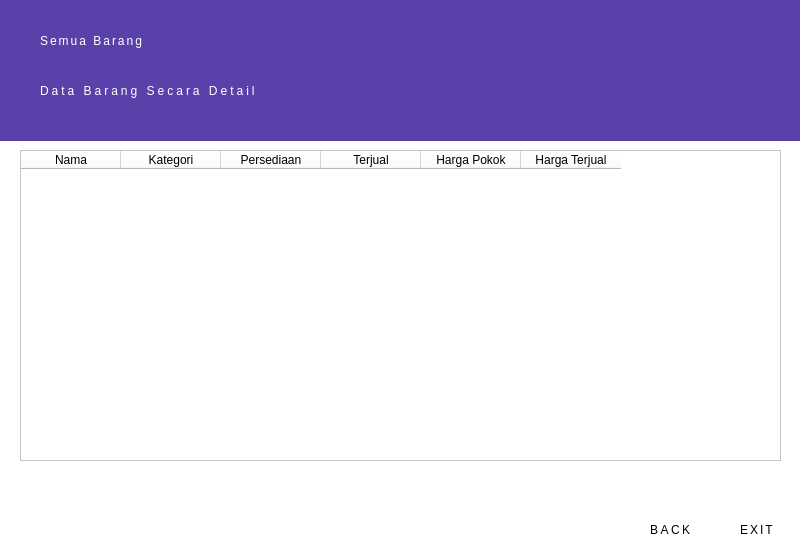
<?xml version="1.0" encoding="UTF-8"?>
<ui version="4.0">
 <class>Dialog</class>
 <widget class="QDialog" name="Dialog">
  <property name="geometry">
   <rect>
    <x>0</x>
    <y>0</y>
    <width>800</width>
    <height>544</height>
   </rect>
  </property>
  <property name="windowTitle">
   <string>Dialog</string>
  </property>
  <widget class="QWidget" name="widget" native="true">
   <property name="geometry">
    <rect>
     <x>-10</x>
     <y>0</y>
     <width>811</width>
     <height>550</height>
    </rect>
   </property>
   <property name="styleSheet">
    <string notr="true">background-color:white;
</string>
   </property>
   <widget class="QTableWidget" name="tableWidget">
    <property name="geometry">
     <rect>
      <x>30</x>
      <y>150</y>
      <width>761</width>
      <height>311</height>
     </rect>
    </property>
    <column>
     <property name="text">
      <string>Nama</string>
     </property>
    </column>
    <column>
     <property name="text">
      <string>Kategori</string>
     </property>
    </column>
    <column>
     <property name="text">
      <string>Persediaan</string>
     </property>
    </column>
    <column>
     <property name="text">
      <string>Terjual</string>
     </property>
    </column>
    <column>
     <property name="text">
      <string>Harga Pokok</string>
     </property>
    </column>
    <column>
     <property name="text">
      <string>Harga Terjual</string>
     </property>
    </column>
   </widget>
   <widget class="QWidget" name="widget_2" native="true">
    <property name="geometry">
     <rect>
      <x>10</x>
      <y>0</y>
      <width>811</width>
      <height>141</height>
     </rect>
    </property>
    <property name="styleSheet">
     <string notr="true">background-color:#5941A9;</string>
    </property>
    <widget class="QLabel" name="lSubTitle_4">
     <property name="geometry">
      <rect>
       <x>40</x>
       <y>70</y>
       <width>341</width>
       <height>41</height>
      </rect>
     </property>
     <property name="styleSheet">
      <string notr="true">color:white;
font: 57 10pt &quot;Noto Looped Lao Medium&quot;;
letter-spacing:3px;</string>
     </property>
     <property name="text">
      <string>Data Barang Secara Detail</string>
     </property>
    </widget>
    <widget class="QLabel" name="lTitle_9">
     <property name="geometry">
      <rect>
       <x>40</x>
       <y>20</y>
       <width>321</width>
       <height>41</height>
      </rect>
     </property>
     <property name="styleSheet">
      <string notr="true">color:white;
font: 57 22pt &quot;Noto Looped Lao Medium&quot;;
letter-spacing:2px;</string>
     </property>
     <property name="text">
      <string>Semua Barang</string>
     </property>
    </widget>
    <widget class="QWidget" name="widget_4" native="true">
     <property name="geometry">
      <rect>
       <x>530</x>
       <y>100</y>
       <width>811</width>
       <height>141</height>
      </rect>
     </property>
     <property name="styleSheet">
      <string notr="true">background-color:#5941A9;</string>
     </property>
     <widget class="QLabel" name="lSubTitle_6">
      <property name="geometry">
       <rect>
        <x>40</x>
        <y>90</y>
        <width>341</width>
        <height>41</height>
       </rect>
      </property>
      <property name="styleSheet">
       <string notr="true">color:white;
font: 57 10pt &quot;Noto Looped Lao Medium&quot;;
letter-spacing:3px;</string>
      </property>
      <property name="text">
       <string>Silhkan pilih 2 menu dibawah ini</string>
      </property>
     </widget>
     <widget class="QLabel" name="lTitle_10">
      <property name="geometry">
       <rect>
        <x>40</x>
        <y>40</y>
        <width>321</width>
        <height>41</height>
       </rect>
      </property>
      <property name="styleSheet">
       <string notr="true">color:white;
font: 57 22pt &quot;Noto Looped Lao Medium&quot;;
letter-spacing:2px;</string>
      </property>
      <property name="text">
       <string>Pengaturan</string>
      </property>
     </widget>
    </widget>
   </widget>
   <widget class="QLabel" name="lTitle_5">
    <property name="geometry">
     <rect>
      <x>750</x>
      <y>520</y>
      <width>41</width>
      <height>20</height>
     </rect>
    </property>
    <property name="styleSheet">
     <string notr="true">font: 57 10pt &quot;Noto Looped Lao Medium&quot;;

letter-spacing :2px;</string>
    </property>
    <property name="text">
     <string>EXIT</string>
    </property>
   </widget>
   <widget class="QLabel" name="lbl_Back">
    <property name="geometry">
     <rect>
      <x>670</x>
      <y>480</y>
      <width>31</width>
      <height>31</height>
     </rect>
    </property>
    <property name="text">
     <string/>
    </property>
    <property name="pixmap">
     <pixmap>../icon/previous.png</pixmap>
    </property>
    <property name="scaledContents">
     <bool>true</bool>
    </property>
   </widget>
   <widget class="QLabel" name="lbl_Exit">
    <property name="geometry">
     <rect>
      <x>750</x>
      <y>480</y>
      <width>31</width>
      <height>31</height>
     </rect>
    </property>
    <property name="text">
     <string/>
    </property>
    <property name="pixmap">
     <pixmap>../../../../../../Resource Grapich/Resources-Icon/illustration-business-concept/logout.png</pixmap>
    </property>
    <property name="scaledContents">
     <bool>true</bool>
    </property>
   </widget>
   <widget class="QLabel" name="lTitle_3">
    <property name="geometry">
     <rect>
      <x>660</x>
      <y>520</y>
      <width>61</width>
      <height>20</height>
     </rect>
    </property>
    <property name="styleSheet">
     <string notr="true">font: 57 10pt &quot;Noto Looped Lao Medium&quot;;

letter-spacing :2.5px;</string>
    </property>
    <property name="text">
     <string>BACK</string>
    </property>
   </widget>
  </widget>
 </widget>
 <resources/>
 <connections/>
</ui>
